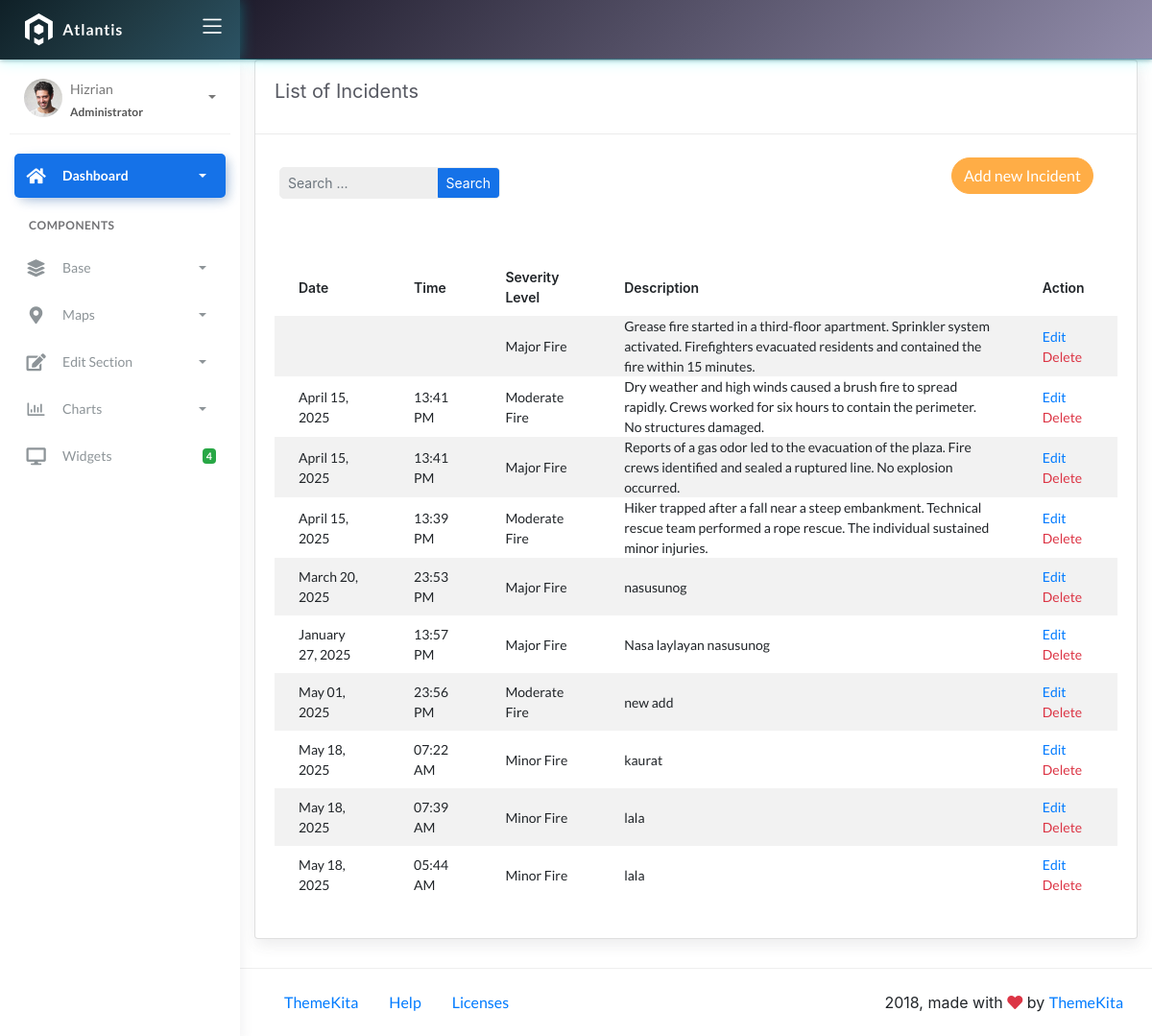
Page /incidents/ on the earlier database version.
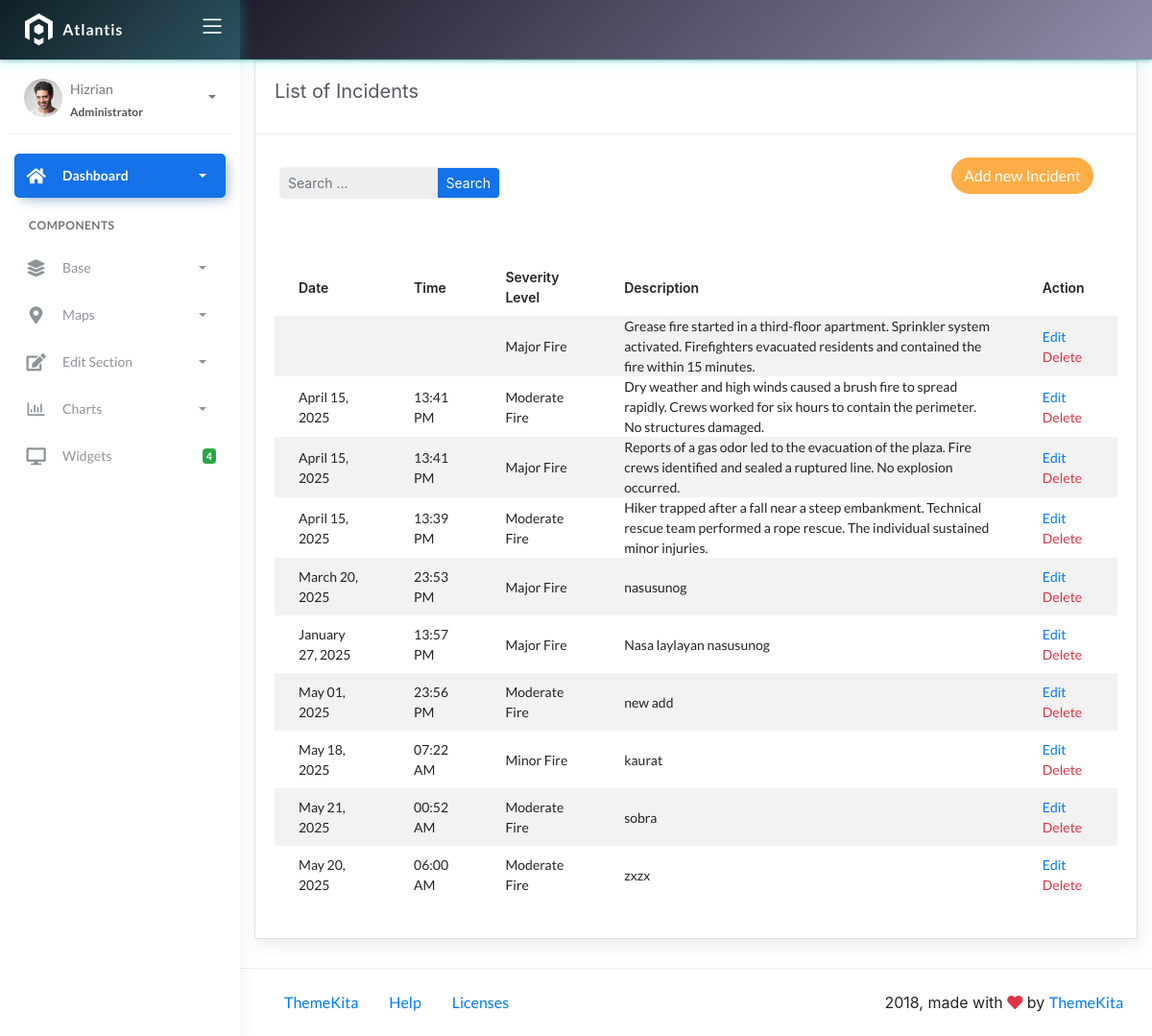
Same page on the later database version.
### fire/models.py (models this page shows)
class BaseModel(models.Model):
    created_at = models.DateTimeField(auto_now_add=True, db_index=True)
    updated_at = models.DateTimeField(auto_now=True)
    class Meta:
        abstract = True

class Incident(BaseModel):
    SEVERITY_CHOICES = (
        ('Minor Fire', 'Minor Fire'),
        ('Moderate Fire', 'Moderate Fire'),
        ('Major Fire', 'Major Fire'),
    )
    location = models.ForeignKey(Locations, on_delete=models.CASCADE)
    date_time = models.DateTimeField(blank=True, null=True)
    severity_level = models.CharField(max_length=45, choices=SEVERITY_CHOICES)
    description = models.CharField(max_length=250)
    response_time = models.IntegerField(null=True, blank=True)

### fire/views.py (the view, shortened to what this page needs)
# urls.py: path('incidents/', IncidentListView.as_view(), name='incident-list'),
class IncidentListView(ListView):
    model = Incident
    template_name = 'incident_list.html'
    context_object_name = 'object_list'
    paginate_by = 10
    def get_queryset(self, *args, **kwargs):
        qs = super().get_queryset(*args, **kwargs)
        query = self.request.GET.get("q")
        return qs

### templates/incident_list.html (shortened to what this page needs)
{% extends 'base.html' %}
{% load static %}
{% block content %}
<div class="content">
  <div class="container-fluid">
     <div class="row">
      <div class="col-md-12">
        <div class="card">
         <div class="card-header">
           <div class="card-title">List of Incidents</div>
        </div>
        <br>
        <div class="col-md-12 row">
          <div class="col-md-4">
            <form class="navbar-left navbar-form nav-search mr-md-3" action="{% url 'incident-list' %}">
              <div class="form-group">
                <div class="input-group">
                  <input type="text" id="search" placeholder="Search ..." class="form-control form-control-sm" name="q" />
                  <div class="input-group-append">
                    <button class="btn btn-sm btn-primary" type="submit">Search</button>
                  </div>
                </div>
              </div>
            </form>
          </div>
          <div class="col-md-2">
          </div>
          <div class="col-md-6">
            <div class="pull-right">
              <a href="{% url 'incident-add' %}" class="btn btn-warning btn-rounded">Add new Incident</a>
            </div>
          </div>
        </div>
        <div class="card-body">
          <table class="table table-striped mt-3">
            <thead>
              <tr>
                <th scope="col">Date</th>
                <th scope="col">Time</th>
                <th scope="col">Severity Level</th>
                <th scope="col">Description</th>
                <th scope="col">Action</th>
              </tr>
            </thead>
            <tbody>
              {% for object in object_list %}
              <tr>
                <td>{{ object.date_time|date:"F d, Y" }}</td>
                <td>{{ object.date_time|time:"H:i A" }}</td>
                <td>{{ object.severity_level }}</td>
                <td>{{ object.description }}</td>
                <td>
                  <a href="{% url 'incident-update' object.id %}">Edit</a>
                  <a href="{% url 'incident-delete' object.id %}" class="text-danger">Delete</a>
                </td>
              </tr>
              {% empty %}
              <tr>
                <td colspan="5" style="text-align: center">
                  <p class="text-sm font-weight-bold mb-0">No Records Found.</p>
                </td>
              </tr>
              {% endfor %}
            </tbody>
          </table>
        </div>
      </div>
    </div>
  </div>
</div>
{% endblock %}

Differences in the rows shown:
removed Incident: date_time "May 18, 2025", date_time "07:39 AM", severity_level "Minor Fire", description "lala"
removed Incident: date_time "May 18, 2025", date_time "05:44 AM", severity_level "Minor Fire", description "lala"
added Incident: date_time "May 21, 2025", date_time "00:52 AM", severity_level "Moderate Fire", description "sobra"
added Incident: date_time "May 20, 2025", date_time "06:00 AM", severity_level "Moderate Fire", description "zxzx"
